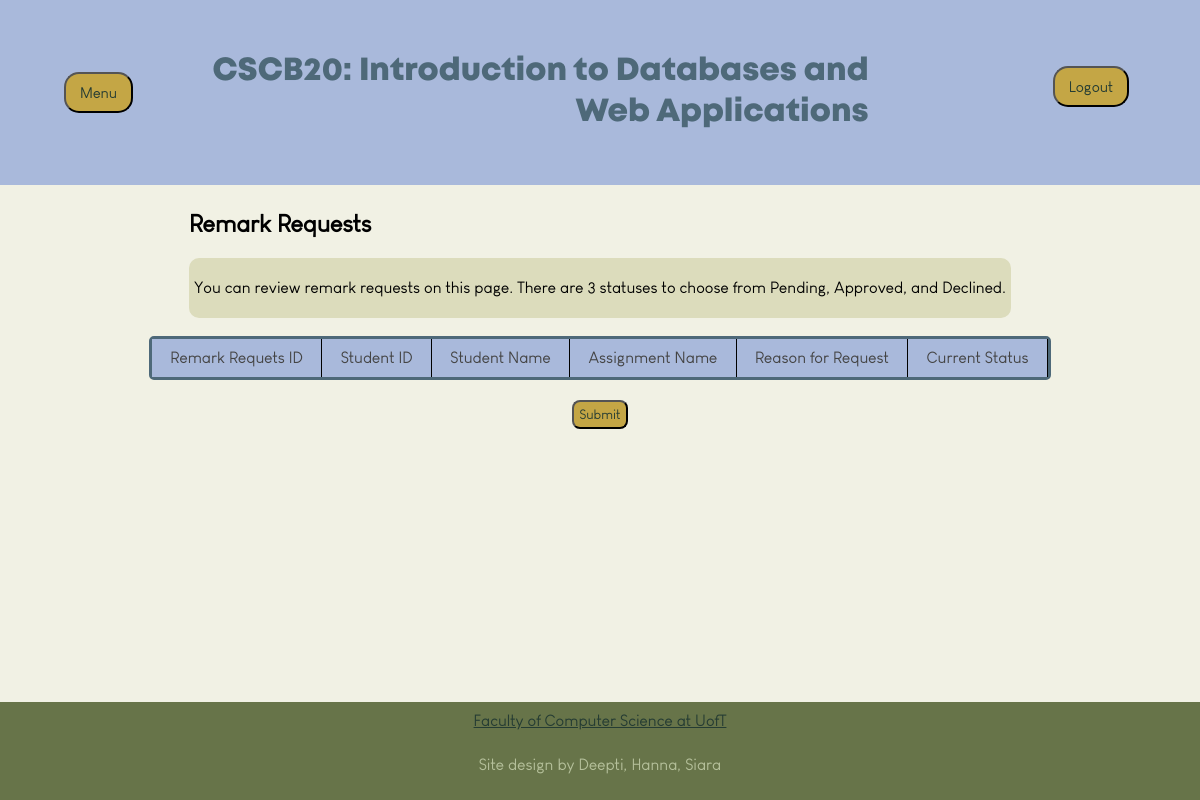
Page /viewremarkrequests on the earlier database version.
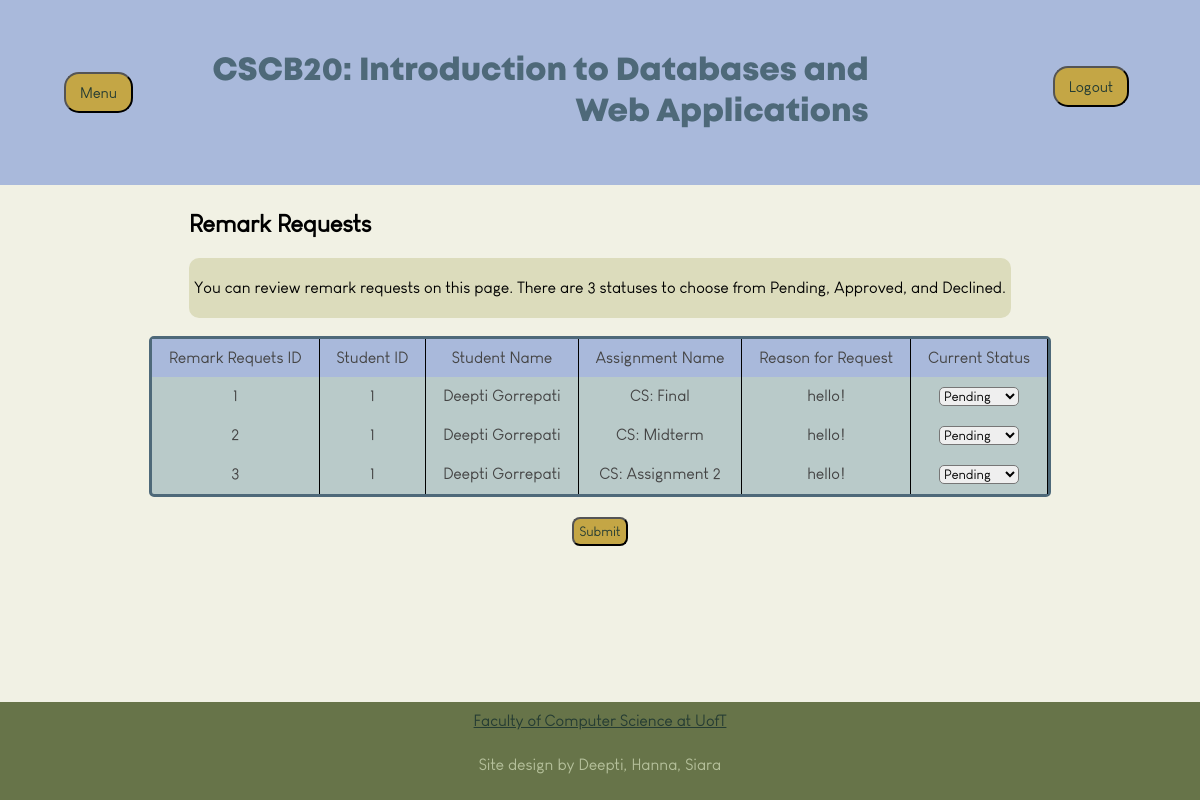
Same page on the later database version.
### app.py (models this page shows)
class RemarkRequests(db.Model):
    __tablename__ = 'remarkrequests'
    remark_id = db.Column(db.Integer, primary_key=True, autoincrement=True)
    assessment_id = db.Column(db.Integer, ForeignKey('assessments.assessment_id'), nullable=False)
    user_id = db.Column(db.Integer, ForeignKey('users.user_id'), nullable=False)
    status = db.Column(db.Integer, nullable=False, default=0)
    remark_reason = db.Column(db.String(500), nullable=True)
    remark_to_user = relationship("User", backref='remarkrequests')
    remark_to_assessment = relationship("Assessment", backref='remarkrequests')

class User(db.Model):
    __tablename__ = 'users'
    user_id = db.Column(db.Integer, primary_key=True, autoincrement=True)
    username = db.Column(db.String(100), nullable=False, unique=True)
    email = db.Column(db.String(100), nullable=False, unique=True)
    password = db.Column(db.String(100), nullable=False)
    first_name = Column(db.String(100))
    last_name = Column(db.String(100))
    user_type = Column(db.Integer, nullable=False)
    instr_feedback = relationship("Feedback", back_populates="instr_to_feedback")

class Assessment(db.Model):
    __tablename__ = 'assessments'
    assessment_id = db.Column(db.Integer, primary_key=True)
    name = db.Column(db.String, nullable=False)
    type = db.Column(db.String, nullable=False)
    details = db.Column(db.String)
    instructor_id = db.Column(db.Integer, ForeignKey('users.user_id'), nullable=False)

### app.py (the view, shortened to what this page needs)
@app.route('/viewremarkrequests', methods=['GET', 'POST'])
def viewremarkrequests():
    username = session.get('name')
    user = User.query.filter_by(username=username).first()
    feedbacks = Feedback.query.all()
    requests = db.session.query(RemarkRequests).join(User, User.user_id == RemarkRequests.user_id).all()
    return render_template('viewremarkrequests.html', requests=requests, user=user)

### templates/viewremarkrequests.html (shortened to what this page needs)
<!DOCTYPE html>
<html>
    <head>
        <link rel="stylesheet" href="{{ url_for('static', filename='index.css') }}">
    </head>
    <body>
        <header class="header">
            <div class="dropdown">
                <button class="dropbutton">Menu</button>
            </div>
            <h1 class="headertext">CSCB20: Introduction to Databases and Web Applications</h1>
            <form method="POST" action="{{ url_for('logout') }}">
                <div class="logout">
                    <button type="submit" class = "dropbutton" name="logout"
                    style=" align-self:center; float:left;">Logout</button>
                </div>
            </form>
        </header>
        <main class="content">
            <h2>Remark Requests</h2>
            <div style="padding: 5px;" class="homeblurbs">
                <p>You can review remark requests on this page. There are 3 statuses to choose from Pending, Approved, and Declined.</p>
            </div> <br>
            <form method='POST'>
                <div class="viewremarkrequestgrid">
                    <div class="cellheader">Remark Requets ID</div>
                    <div class="cellheader">Student ID</div>
                    <div class="cellheader">Student Name</div>
                    <div class="cellheader">Assignment Name</div>
                    <div class="cellheader">Reason for Request</div>
                    <div class="cellheader">Current Status</div>
                    {% for request in requests %}
                    <div class="cell">{{ request.remark_id }}</div>
                    <div class="cell">{{ request.remark_to_user.user_id }}</div>
                    <div class="cell">{{ request.remark_to_user.first_name + " " + request.remark_to_user.last_name }}</div>
                    <div class="cell">{{ request.remark_to_assessment.name }}</div>
                    <div class="cell">{{ request.remark_reason }}</div>
                    <div class="cell">
                        <select style="border-radius: 5px;" name="reviewed_{{ request.remark_id }}">
                            <option value="0" {% if request.status == 0 %} selected {% endif %}>Pending</option>
                        </select>
                    </div>
                    {% endfor %}
                </div>
                <div class="btn-group" style='padding-top: 20px'>
                    <button class="button" type="submit" style="padding: 5px">Submit</button>
                </div>
            </form>
        </main>
        <footer class="footer">
                <div>
                    <a class="link" href="https://www.utsc.utoronto.ca/cms/computer-science" target="_blank" rel="noopener noreferrer">Faculty of Computer Science at UofT</a>
                </div>
                <p>Site design by Deepti, Hanna, Siara</p>
        </footer>
</body>
</html>

### static/index.css (style rules this page uses)
* { font-family: Mont; src: url(Louis\ George\ Cafe.ttf); }
body { display: flex; flex-direction: column; background-color: #F1F1E4; padding: 0; margin: 0; min-height: 100vh; justify-content: flex-start; align-items: center; }
select { font-family: Mont; src: url(Louis\ George\ Cafe.ttf); }
option { font-family: Mont; src: url(Louis\ George\ Cafe.ttf); }
.header { display: flex; flex-direction: row; background-color: #A9B9DB; width: 100%; position: fixed; top: 0; flex-grow: 1; z-index: 100; padding: 30px; text-align: center; }
.headertext { font-family: MontBold; flex-grow: 1; text-align: right; padding-right: 15%; align-items: center; justify-content: center; color: #4E6979; }
.content { flex-grow: 1; padding-top: 190px; }
.footer { display: flex; flex-direction: column; background-color: #677449; width: 100%; bottom: 0; text-align: center; padding: 10px; gap: 10px; margin-top: 20px; color:#B5C09B; }
h2 { padding-left: 40px; }
.link { color: #253C33; }
.homeblurbs { background-color: #DCDCBC; padding: 15px; border-radius: 10px; margin-right: 40px; margin-left: 40px; }
.viewremarkrequestgrid { border-radius: 5px; display: grid; grid-template-columns: repeat(6, auto); background-color: #B9CAC9; color: #444; max-width: 1200px; border: 3px solid #4E6979; }
.cellheader { flex: 1; background-color: #A9B9DB; padding: 10px; text-align: center; border-right: 1px solid black; }
.cell { flex: 1; padding: 10px; text-align: center; max-width: 600px; border-right: 1px solid black; }
.button { color: #253C33; background-color:#C4A645; font-family: Mont; border-radius: 8px; cursor: pointer; }
form { color: black; font-family: Arial, Helvetica, sans-serif; font-size: 100%; }
.btn-group { text-align: center; }
.dropbutton { background-color:#C4A645; color: #253C33; margin: 0.25rem; padding: 10px; font-size: 15px; border-radius: 15px; height: auto; top: 50%; width: 100%; text-align: center; }
.dropdown { display: inline-block; padding-left: 5%; margin-right: 5%; align-self: center; }
.logout { margin-right:75px; margin-top: 32px; float:left; }

Differences in the rows shown:
added RemarkRequests: remark_id "1", remark_to_user.user_id "1", remark_to_user "Deepti Gorrepati", remark_to_assessment.name "CS: Final", remark_reason "hello!", status+remark_id "Pending"
added RemarkRequests: remark_id "2", remark_to_user.user_id "1", remark_to_user "Deepti Gorrepati", remark_to_assessment.name "CS: Midterm", remark_reason "hello!", status+remark_id "Pending"
added RemarkRequests: remark_id "3", remark_to_user.user_id "1", remark_to_user "Deepti Gorrepati", remark_to_assessment.name "CS: Assignment 2", remark_reason "hello!", status+remark_id "Pending"
